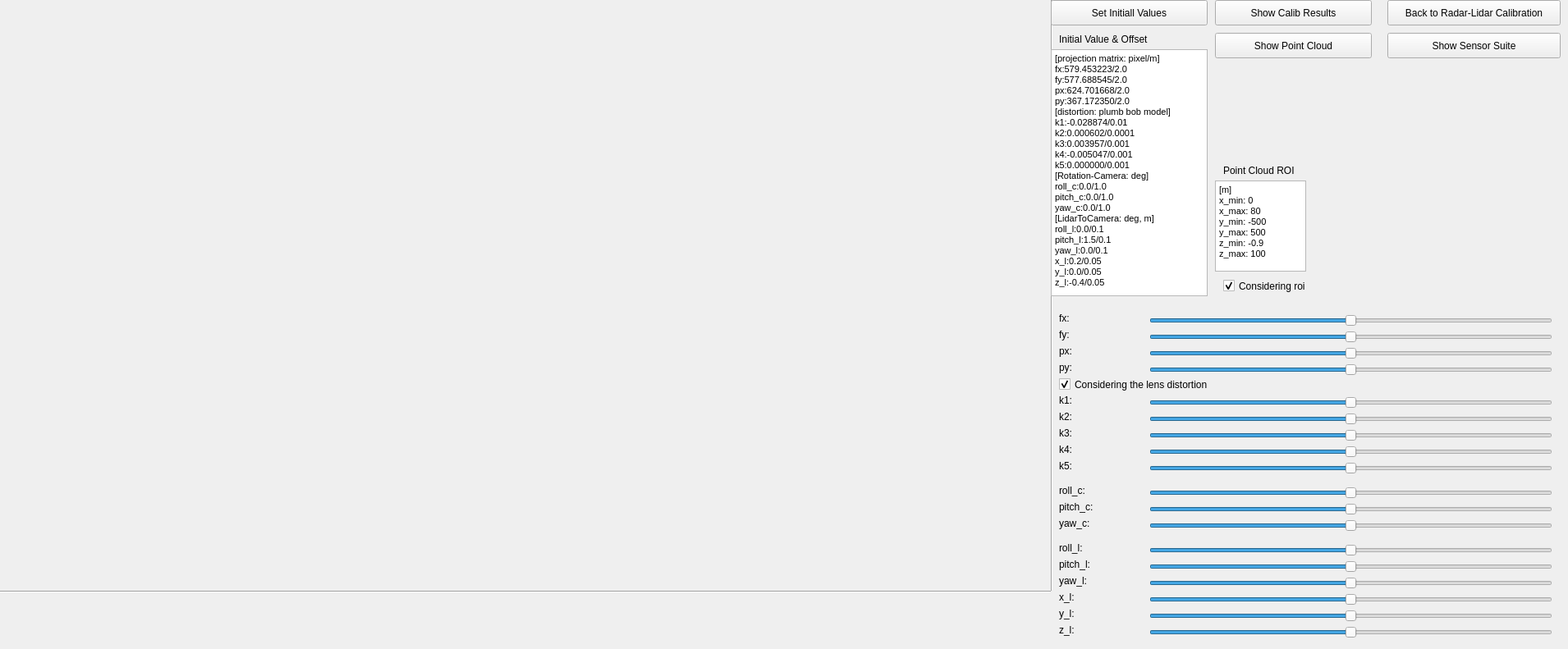
    <widget class="QWidget" name="page_2">
     <widget class="QLabel" name="labelLidCamCalibImg">
      <property name="geometry">
       <rect>
        <x>0</x>
        <y>0</y>
        <width>1280</width>
        <height>720</height>
       </rect>
      </property>
      <property name="text">
       <string/>
      </property>
     </widget>
     <widget class="Line" name="line_16">
      <property name="geometry">
       <rect>
        <x>0</x>
        <y>720</y>
        <width>1280</width>
        <height>3</height>
       </rect>
      </property>
      <property name="orientation">
       <enum>Qt::Horizontal</enum>
      </property>
     </widget>
     <widget class="Line" name="line_17">
      <property name="geometry">
       <rect>
        <x>1280</x>
        <y>0</y>
        <width>3</width>
        <height>720</height>
       </rect>
      </property>
      <property name="orientation">
       <enum>Qt::Vertical</enum>
      </property>
     </widget>
     <widget class="QPushButton" name="pushButtonLcCalib_0">
      <property name="geometry">
       <rect>
        <x>1690</x>
        <y>0</y>
        <width>211</width>
        <height>31</height>
       </rect>
      </property>
      <property name="text">
       <string>Back to Radar-Lidar Calibration</string>
      </property>
     </widget>
     <widget class="QPushButton" name="pushButtonLcCalib_1">
      <property name="geometry">
       <rect>
        <x>1690</x>
        <y>40</y>
        <width>211</width>
        <height>31</height>
       </rect>
      </property>
      <property name="text">
       <string>Show Sensor Suite</string>
      </property>
     </widget>
     <widget class="QPushButton" name="pushButtonLcCalib_2">
      <property name="geometry">
       <rect>
        <x>1280</x>
        <y>0</y>
        <width>191</width>
        <height>31</height>
       </rect>
      </property>
      <property name="text">
       <string>Set Initiall Values</string>
      </property>
     </widget>
     <widget class="QTextEdit" name="textEditLcCalib_0">
      <property name="geometry">
       <rect>
        <x>1280</x>
        <y>60</y>
        <width>191</width>
        <height>301</height>
       </rect>
      </property>
      <property name="html">
       <string>&lt;!DOCTYPE HTML PUBLIC &quot;-//W3C//DTD HTML 4.0//EN&quot; &quot;http://www.w3.org/TR/REC-html40/strict.dtd&quot;&gt;
&lt;html&gt;&lt;head&gt;&lt;meta name=&quot;qrichtext&quot; content=&quot;1&quot; /&gt;&lt;style type=&quot;text/css&quot;&gt;
p, li { white-space: pre-wrap; }
&lt;/style&gt;&lt;/head&gt;&lt;body style=&quot; font-family:'MS Shell Dlg 2'; font-size:8.25pt; font-weight:400; font-style:normal;&quot;&gt;
&lt;p style=&quot; margin-top:0px; margin-bottom:0px; margin-left:0px; margin-right:0px; -qt-block-indent:0; text-indent:0px;&quot;&gt;[projection matrix: pixel/m]&lt;/p&gt;
&lt;p style=&quot; margin-top:0px; margin-bottom:0px; margin-left:0px; margin-right:0px; -qt-block-indent:0; text-indent:0px;&quot;&gt;fx:579.453223/2.0&lt;/p&gt;
&lt;p style=&quot; margin-top:0px; margin-bottom:0px; margin-left:0px; margin-right:0px; -qt-block-indent:0; text-indent:0px;&quot;&gt;fy:577.688545/2.0&lt;/p&gt;
&lt;p style=&quot; margin-top:0px; margin-bottom:0px; margin-left:0px; margin-right:0px; -qt-block-indent:0; text-indent:0px;&quot;&gt;px:624.701668/2.0&lt;/p&gt;
&lt;p style=&quot; margin-top:0px; margin-bottom:0px; margin-left:0px; margin-right:0px; -qt-block-indent:0; text-indent:0px;&quot;&gt;py:367.172350/2.0&lt;/p&gt;
&lt;p style=&quot; margin-top:0px; margin-bottom:0px; margin-left:0px; margin-right:0px; -qt-block-indent:0; text-indent:0px;&quot;&gt;[distortion: plumb bob model]&lt;/p&gt;
&lt;p style=&quot; margin-top:0px; margin-bottom:0px; margin-left:0px; margin-right:0px; -qt-block-indent:0; text-indent:0px;&quot;&gt;k1:-0.028874/0.01&lt;/p&gt;
&lt;p style=&quot; margin-top:0px; margin-bottom:0px; margin-left:0px; margin-right:0px; -qt-block-indent:0; text-indent:0px;&quot;&gt;k2:0.000602/0.0001&lt;/p&gt;
&lt;p style=&quot; margin-top:0px; margin-bottom:0px; margin-left:0px; margin-right:0px; -qt-block-indent:0; text-indent:0px;&quot;&gt;k3:0.003957/0.001&lt;/p&gt;
&lt;p style=&quot; margin-top:0px; margin-bottom:0px; margin-left:0px; margin-right:0px; -qt-block-indent:0; text-indent:0px;&quot;&gt;k4:-0.005047/0.001&lt;/p&gt;
&lt;p style=&quot; margin-top:0px; margin-bottom:0px; margin-left:0px; margin-right:0px; -qt-block-indent:0; text-indent:0px;&quot;&gt;k5:0.000000/0.001&lt;/p&gt;
&lt;p style=&quot; margin-top:0px; margin-bottom:0px; margin-left:0px; margin-right:0px; -qt-block-indent:0; text-indent:0px;&quot;&gt;[Rotation-Camera: deg]&lt;/p&gt;
&lt;p style=&quot; margin-top:0px; margin-bottom:0px; margin-left:0px; margin-right:0px; -qt-block-indent:0; text-indent:0px;&quot;&gt;roll_c:0.0/1.0&lt;/p&gt;
&lt;p style=&quot; margin-top:0px; margin-bottom:0px; margin-left:0px; margin-right:0px; -qt-block-indent:0; text-indent:0px;&quot;&gt;pitch_c:0.0/1.0&lt;/p&gt;
&lt;p style=&quot; margin-top:0px; margin-bottom:0px; margin-left:0px; margin-right:0px; -qt-block-indent:0; text-indent:0px;&quot;&gt;yaw_c:0.0/1.0&lt;/p&gt;
&lt;p style=&quot; margin-top:0px; margin-bottom:0px; margin-left:0px; margin-right:0px; -qt-block-indent:0; text-indent:0px;&quot;&gt;[LidarToCamera: deg, m]&lt;/p&gt;
&lt;p style=&quot; margin-top:0px; margin-bottom:0px; margin-left:0px; margin-right:0px; -qt-block-indent:0; text-indent:0px;&quot;&gt;roll_l:0.0/0.1&lt;/p&gt;
&lt;p style=&quot; margin-top:0px; margin-bottom:0px; margin-left:0px; margin-right:0px; -qt-block-indent:0; text-indent:0px;&quot;&gt;pitch_l:1.5/0.1&lt;/p&gt;
&lt;p style=&quot; margin-top:0px; margin-bottom:0px; margin-left:0px; margin-right:0px; -qt-block-indent:0; text-indent:0px;&quot;&gt;yaw_l:0.0/0.1&lt;/p&gt;
&lt;p style=&quot; margin-top:0px; margin-bottom:0px; margin-left:0px; margin-right:0px; -qt-block-indent:0; text-indent:0px;&quot;&gt;x_l:0.2/0.05&lt;/p&gt;
&lt;p style=&quot; margin-top:0px; margin-bottom:0px; margin-left:0px; margin-right:0px; -qt-block-indent:0; text-indent:0px;&quot;&gt;y_l:0.0/0.05&lt;/p&gt;
&lt;p style=&quot; margin-top:0px; margin-bottom:0px; margin-left:0px; margin-right:0px; -qt-block-indent:0; text-indent:0px;&quot;&gt;z_l:-0.4/0.05&lt;/p&gt;&lt;/body&gt;&lt;/html&gt;</string>
      </property>
     </widget>
     <widget class="QLabel" name="label_40">
      <property name="geometry">
       <rect>
        <x>1290</x>
        <y>40</y>
        <width>141</width>
        <height>16</height>
       </rect>
      </property>
      <property name="text">
       <string>Initial Value &amp; Offset</string>
      </property>
     </widget>
     <widget class="QSlider" name="horizontalSliderLcCalib_0">
      <property name="geometry">
       <rect>
        <x>1400</x>
        <y>380</y>
        <width>491</width>
        <height>22</height>
       </rect>
      </property>
      <property name="maximum">
       <number>100</number>
      </property>
      <property name="value">
       <number>50</number>
      </property>
      <property name="orientation">
       <enum>Qt::Horizontal</enum>
      </property>
     </widget>
     <widget class="QSlider" name="horizontalSliderLcCalib_1">
      <property name="geometry">
       <rect>
        <x>1400</x>
        <y>400</y>
        <width>491</width>
        <height>22</height>
       </rect>
      </property>
      <property name="maximum">
       <number>100</number>
      </property>
      <property name="value">
       <number>50</number>
      </property>
      <property name="orientation">
       <enum>Qt::Horizontal</enum>
      </property>
     </widget>
     <widget class="QSlider" name="horizontalSliderLcCalib_2">
      <property name="geometry">
       <rect>
        <x>1400</x>
        <y>420</y>
        <width>491</width>
        <height>22</height>
       </rect>
      </property>
      <property name="maximum">
       <number>100</number>
      </property>
      <property name="value">
       <number>50</number>
      </property>
      <property name="orientation">
       <enum>Qt::Horizontal</enum>
      </property>
     </widget>
     <widget class="QSlider" name="horizontalSliderLcCalib_3">
      <property name="geometry">
       <rect>
        <x>1400</x>
        <y>440</y>
        <width>491</width>
        <height>22</height>
       </rect>
      </property>
      <property name="maximum">
       <number>100</number>
      </property>
      <property name="value">
       <number>50</number>
      </property>
      <property name="orientation">
       <enum>Qt::Horizontal</enum>
      </property>
     </widget>
     <widget class="QSlider" name="horizontalSliderLcCalib_4">
      <property name="geometry">
       <rect>
        <x>1400</x>
        <y>480</y>
        <width>491</width>
        <height>22</height>
       </rect>
      </property>
      <property name="maximum">
       <number>100</number>
      </property>
      <property name="value">
       <number>50</number>
      </property>
      <property name="orientation">
       <enum>Qt::Horizontal</enum>
      </property>
     </widget>
     <widget class="QLabel" name="label_fx">
      <property name="geometry">
       <rect>
        <x>1290</x>
        <y>380</y>
        <width>101</width>
        <height>16</height>
       </rect>
      </property>
      <property name="text">
       <string>fx:</string>
      </property>
     </widget>
     <widget class="QLabel" name="label_fy">
      <property name="geometry">
       <rect>
        <x>1290</x>
        <y>400</y>
        <width>101</width>
        <height>16</height>
       </rect>
      </property>
      <property name="text">
       <string>fy:</string>
      </property>
     </widget>
     <widget class="QLabel" name="label_px">
      <property name="geometry">
       <rect>
        <x>1290</x>
        <y>420</y>
        <width>101</width>
        <height>16</height>
       </rect>
      </property>
      <property name="text">
       <string>px:</string>
      </property>
     </widget>
     <widget class="QLabel" name="label_py">
      <property name="geometry">
       <rect>
        <x>1290</x>
        <y>440</y>
        <width>101</width>
        <height>16</height>
       </rect>
      </property>
      <property name="text">
       <string>py:</string>
      </property>
     </widget>
     <widget class="QLabel" name="label_k1">
      <property name="geometry">
       <rect>
        <x>1290</x>
        <y>480</y>
        <width>101</width>
        <height>16</height>
       </rect>
      </property>
      <property name="text">
       <string>k1:</string>
      </property>
     </widget>
     <widget class="QCheckBox" name="checkBox_distortion">
      <property name="geometry">
       <rect>
        <x>1290</x>
        <y>460</y>
        <width>261</width>
        <height>17</height>
       </rect>
      </property>
      <property name="text">
       <string>Considering the lens distortion</string>
      </property>
      <property name="checked">
       <bool>true</bool>
      </property>
     </widget>
     <widget class="QLabel" name="label_k2">
      <property name="geometry">
       <rect>
        <x>1290</x>
        <y>500</y>
        <width>101</width>
        <height>16</height>
       </rect>
      </property>
      <property name="text">
       <string>k2:</string>
      </property>
     </widget>
     <widget class="QSlider" name="horizontalSliderLcCalib_5">
      <property name="geometry">
       <rect>
        <x>1400</x>
        <y>500</y>
        <width>491</width>
        <height>22</height>
       </rect>
      </property>
      <property name="maximum">
       <number>100</number>
      </property>
      <property name="value">
       <number>50</number>
      </property>
      <property name="orientation">
       <enum>Qt::Horizontal</enum>
      </property>
     </widget>
     <widget class="QSlider" name="horizontalSliderLcCalib_6">
      <property name="geometry">
       <rect>
        <x>1400</x>
        <y>520</y>
        <width>491</width>
        <height>22</height>
       </rect>
      </property>
      <property name="maximum">
       <number>100</number>
      </property>
      <property name="value">
       <number>50</number>
      </property>
      <property name="orientation">
       <enum>Qt::Horizontal</enum>
      </property>
     </widget>
     <widget class="QLabel" name="label_k3">
      <property name="geometry">
       <rect>
        <x>1290</x>
        <y>520</y>
        <width>101</width>
        <height>16</height>
       </rect>
      </property>
      <property name="text">
       <string>k3:</string>
      </property>
     </widget>
     <widget class="QLabel" name="label_k4">
      <property name="geometry">
       <rect>
        <x>1290</x>
        <y>540</y>
        <width>101</width>
        <height>16</height>
       </rect>
      </property>
      <property name="text">
       <string>k4:</string>
      </property>
     </widget>
     <widget class="QSlider" name="horizontalSliderLcCalib_7">
      <property name="geometry">
       <rect>
        <x>1400</x>
        <y>540</y>
        <width>491</width>
        <height>22</height>
       </rect>
      </property>
      <property name="maximum">
       <number>100</number>
      </property>
      <property name="value">
       <number>50</number>
      </property>
      <property name="orientation">
       <enum>Qt::Horizontal</enum>
      </property>
     </widget>
     <widget class="QLabel" name="label_k5">
      <property name="geometry">
       <rect>
        <x>1290</x>
        <y>560</y>
        <width>101</width>
        <height>16</height>
       </rect>
      </property>
      <property name="text">
       <string>k5:</string>
      </property>
     </widget>
     <widget class="QSlider" name="horizontalSliderLcCalib_8">
      <property name="geometry">
       <rect>
        <x>1400</x>
        <y>560</y>
        <width>491</width>
        <height>22</height>
       </rect>
      </property>
      <property name="maximum">
       <number>100</number>
      </property>
      <property name="value">
       <number>50</number>
      </property>
      <property name="orientation">
       <enum>Qt::Horizontal</enum>
      </property>
     </widget>
     <widget class="QSlider" name="horizontalSliderLcCalib_9">
      <property name="geometry">
       <rect>
        <x>1400</x>
        <y>590</y>
        <width>491</width>
        <height>22</height>
       </rect>
      </property>
      <property name="maximum">
       <number>100</number>
      </property>
      <property name="value">
       <number>50</number>
      </property>
      <property name="orientation">
       <enum>Qt::Horizontal</enum>
      </property>
     </widget>
     <widget class="QLabel" name="label_yaw_c">
      <property name="geometry">
       <rect>
        <x>1290</x>
        <y>630</y>
        <width>101</width>
        <height>16</height>
       </rect>
      </property>
      <property name="text">
       <string>yaw_c:</string>
      </property>
     </widget>
     <widget class="QLabel" name="label_pitch_c">
      <property name="geometry">
       <rect>
        <x>1290</x>
        <y>610</y>
        <width>101</width>
        <height>16</height>
       </rect>
      </property>
      <property name="text">
       <string>pitch_c:</string>
      </property>
     </widget>
     <widget class="QLabel" name="label_roll_c">
      <property name="geometry">
       <rect>
        <x>1290</x>
        <y>590</y>
        <width>101</width>
        <height>16</height>
       </rect>
      </property>
      <property name="text">
       <string>roll_c:</string>
      </property>
     </widget>
     <widget class="QSlider" name="horizontalSliderLcCalib_10">
      <property name="geometry">
       <rect>
        <x>1400</x>
        <y>610</y>
        <width>491</width>
        <height>22</height>
       </rect>
      </property>
      <property name="maximum">
       <number>100</number>
      </property>
      <property name="value">
       <number>50</number>
      </property>
      <property name="orientation">
       <enum>Qt::Horizontal</enum>
      </property>
     </widget>
     <widget class="QSlider" name="horizontalSliderLcCalib_11">
      <property name="geometry">
       <rect>
        <x>1400</x>
        <y>630</y>
        <width>491</width>
        <height>22</height>
       </rect>
      </property>
      <property name="maximum">
       <number>100</number>
      </property>
      <property name="value">
       <number>50</number>
      </property>
      <property name="orientation">
       <enum>Qt::Horizontal</enum>
      </property>
     </widget>
     <widget class="QSlider" name="horizontalSliderLcCalib_12">
      <property name="geometry">
       <rect>
        <x>1400</x>
        <y>660</y>
        <width>491</width>
        <height>22</height>
       </rect>
      </property>
      <property name="maximum">
       <number>100</number>
      </property>
      <property name="value">
       <number>50</number>
      </property>
      <property name="orientation">
       <enum>Qt::Horizontal</enum>
      </property>
     </widget>
     <widget class="QLabel" name="label_pitch_l">
      <property name="geometry">
       <rect>
        <x>1290</x>
        <y>680</y>
        <width>101</width>
        <height>16</height>
       </rect>
      </property>
      <property name="text">
       <string>pitch_l:</string>
      </property>
     </widget>
     <widget class="QLabel" name="label_roll_l">
      <property name="geometry">
       <rect>
        <x>1290</x>
        <y>660</y>
        <width>101</width>
        <height>16</height>
       </rect>
      </property>
      <property name="text">
       <string>roll_l:</string>
      </property>
     </widget>
     <widget class="QSlider" name="horizontalSliderLcCalib_13">
      <property name="geometry">
       <rect>
        <x>1400</x>
        <y>680</y>
        <width>491</width>
        <height>22</height>
       </rect>
      </property>
      <property name="maximum">
       <number>100</number>
      </property>
      <property name="value">
       <number>50</number>
      </property>
      <property name="orientation">
       <enum>Qt::Horizontal</enum>
      </property>
     </widget>
     <widget class="QSlider" name="horizontalSliderLcCalib_14">
      <property name="geometry">
       <rect>
        <x>1400</x>
        <y>700</y>
        <width>491</width>
        <height>22</height>
       </rect>
      </property>
      <property name="maximum">
       <number>100</number>
      </property>
      <property name="value">
       <number>50</number>
      </property>
      <property name="orientation">
       <enum>Qt::Horizontal</enum>
      </property>
     </widget>
     <widget class="QLabel" name="label_yaw_l">
      <property name="geometry">
       <rect>
        <x>1290</x>
        <y>700</y>
        <width>101</width>
        <height>16</height>
       </rect>
      </property>
      <property name="text">
       <string>yaw_l:</string>
      </property>
     </widget>
     <widget class="QSlider" name="horizontalSliderLcCalib_15">
      <property name="geometry">
       <rect>
        <x>1400</x>
        <y>720</y>
        <width>491</width>
        <height>22</height>
       </rect>
      </property>
      <property name="maximum">
       <number>100</number>
      </property>
      <property name="value">
       <number>50</number>
      </property>
      <property name="orientation">
       <enum>Qt::Horizontal</enum>
      </property>
     </widget>
     <widget class="QLabel" name="label_x_l">
      <property name="geometry">
       <rect>
        <x>1290</x>
        <y>720</y>
        <width>101</width>
        <height>16</height>
       </rect>
      </property>
      <property name="text">
       <string>x_l:</string>
      </property>
     </widget>
     <widget class="QLabel" name="label_z_l">
      <property name="geometry">
       <rect>
        <x>1290</x>
        <y>760</y>
        <width>101</width>
        <height>16</height>
       </rect>
      </property>
      <property name="text">
       <string>z_l:</string>
      </property>
     </widget>
     <widget class="QSlider" name="horizontalSliderLcCalib_16">
      <property name="geometry">
       <rect>
        <x>1400</x>
        <y>740</y>
        <width>491</width>
        <height>22</height>
       </rect>
      </property>
      <property name="maximum">
       <number>100</number>
      </property>
      <property name="value">
       <number>50</number>
      </property>
      <property name="orientation">
       <enum>Qt::Horizontal</enum>
      </property>
     </widget>
     <widget class="QSlider" name="horizontalSliderLcCalib_17">
      <property name="geometry">
       <rect>
        <x>1400</x>
        <y>760</y>
        <width>491</width>
        <height>22</height>
       </rect>
      </property>
      <property name="maximum">
       <number>100</number>
      </property>
      <property name="value">
       <number>50</number>
      </property>
      <property name="orientation">
       <enum>Qt::Horizontal</enum>
      </property>
     </widget>
     <widget class="QLabel" name="label_y_l">
      <property name="geometry">
       <rect>
        <x>1290</x>
        <y>740</y>
        <width>101</width>
        <height>16</height>
       </rect>
      </property>
      <property name="text">
       <string>y_l:</string>
      </property>
     </widget>
     <widget class="QPushButton" name="pushButtonLcCalib_3">
      <property name="geometry">
       <rect>
        <x>1480</x>
        <y>0</y>
        <width>191</width>
        <height>31</height>
       </rect>
      </property>
      <property name="text">
       <string>Show Calib Results</string>
      </property>
     </widget>
     <widget class="QTextEdit" name="textEditLcCalib_1">
      <property name="geometry">
       <rect>
        <x>1480</x>
        <y>220</y>
        <width>111</width>
        <height>111</height>
       </rect>
      </property>
      <property name="html">
       <string>&lt;!DOCTYPE HTML PUBLIC &quot;-//W3C//DTD HTML 4.0//EN&quot; &quot;http://www.w3.org/TR/REC-html40/strict.dtd&quot;&gt;
&lt;html&gt;&lt;head&gt;&lt;meta name=&quot;qrichtext&quot; content=&quot;1&quot; /&gt;&lt;style type=&quot;text/css&quot;&gt;
p, li { white-space: pre-wrap; }
&lt;/style&gt;&lt;/head&gt;&lt;body style=&quot; font-family:'MS Shell Dlg 2'; font-size:8.25pt; font-weight:400; font-style:normal;&quot;&gt;
&lt;p style=&quot; margin-top:0px; margin-bottom:0px; margin-left:0px; margin-right:0px; -qt-block-indent:0; text-indent:0px;&quot;&gt;[m]&lt;/p&gt;
&lt;p style=&quot; margin-top:0px; margin-bottom:0px; margin-left:0px; margin-right:0px; -qt-block-indent:0; text-indent:0px;&quot;&gt;x_min: 0&lt;/p&gt;
&lt;p style=&quot; margin-top:0px; margin-bottom:0px; margin-left:0px; margin-right:0px; -qt-block-indent:0; text-indent:0px;&quot;&gt;x_max: 80&lt;/p&gt;
&lt;p style=&quot; margin-top:0px; margin-bottom:0px; margin-left:0px; margin-right:0px; -qt-block-indent:0; text-indent:0px;&quot;&gt;y_min: -500&lt;/p&gt;
&lt;p style=&quot; margin-top:0px; margin-bottom:0px; margin-left:0px; margin-right:0px; -qt-block-indent:0; text-indent:0px;&quot;&gt;y_max: 500&lt;/p&gt;
&lt;p style=&quot; margin-top:0px; margin-bottom:0px; margin-left:0px; margin-right:0px; -qt-block-indent:0; text-indent:0px;&quot;&gt;z_min: -0.9&lt;/p&gt;
&lt;p style=&quot; margin-top:0px; margin-bottom:0px; margin-left:0px; margin-right:0px; -qt-block-indent:0; text-indent:0px;&quot;&gt;z_max: 100&lt;/p&gt;&lt;/body&gt;&lt;/html&gt;</string>
      </property>
     </widget>
     <widget class="QLabel" name="label_41">
      <property name="geometry">
       <rect>
        <x>1490</x>
        <y>200</y>
        <width>141</width>
        <height>16</height>
       </rect>
      </property>
      <property name="text">
       <string>Point Cloud ROI</string>
      </property>
     </widget>
     <widget class="QCheckBox" name="checkBox_pc_roi">
      <property name="geometry">
       <rect>
        <x>1490</x>
        <y>340</y>
        <width>101</width>
        <height>17</height>
       </rect>
      </property>
      <property name="text">
       <string>Considering roi</string>
      </property>
      <property name="checked">
       <bool>true</bool>
      </property>
     </widget>
     <widget class="QPushButton" name="pushButtonLcCalib_4">
      <property name="geometry">
       <rect>
        <x>1480</x>
        <y>40</y>
        <width>191</width>
        <height>31</height>
       </rect>
      </property>
      <property name="text">
       <string>Show Point Cloud</string>
      </property>
     </widget>
    </widget>
